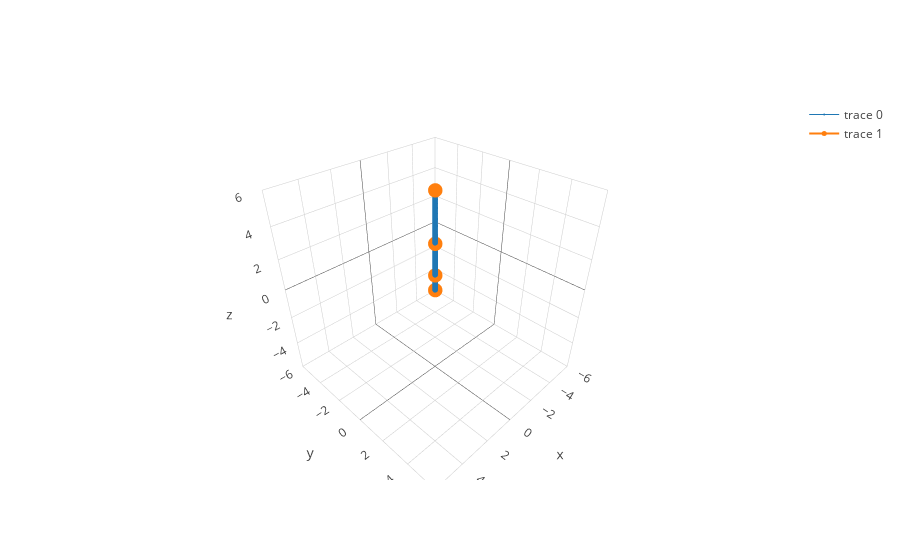

Notebook cell for this chart:
### Code cell
jointno = 3
jointaxismat = [[0,0,1],[0,1,0],[0,1,0]]
lenmat = [[0,0,1],[0,0,2],[0,0,3]]

robot1 = robot.Robot(jointno,jointaxismat,lenmat)
m = graphics.plotcurrpos(robot1)
m.show()

### Figure 1 — Plotly figure (JSON) as saved in the notebook; plotly's stock layout.template omitted (floating-point values rounded to 4 significant figures; data arrays with more than 128 entries replaced by an {"elided": "..."} marker saying what was removed)
{"data": [{"line": {"color": "#1f77b4", "width": 1}, "marker": {"size": 2}, "type": "scatter3d", "uid": "fb358735-e0df-4eab-bd9a-68e0a922159d", "x": {"elided": "150 int values"}, "y": {"elided": "150 int values"}, "z": {"elided": "150 float values"}}, {"line": {"color": "#ff7f0e", "width": 2}, "marker": {"size": 5}, "type": "scatter3d", "uid": "7f53df07-f695-43f2-8b94-fe9ae287f513", "x": [0, 0, 0, 0], "y": [0, 0, 0, 0], "z": [0, 1, 3, 6]}], "layout": {"scene": {"xaxis": {"range": [-6, 6]}, "yaxis": {"range": [-6, 6]}, "zaxis": {"range": [-6, 6]}}}}
